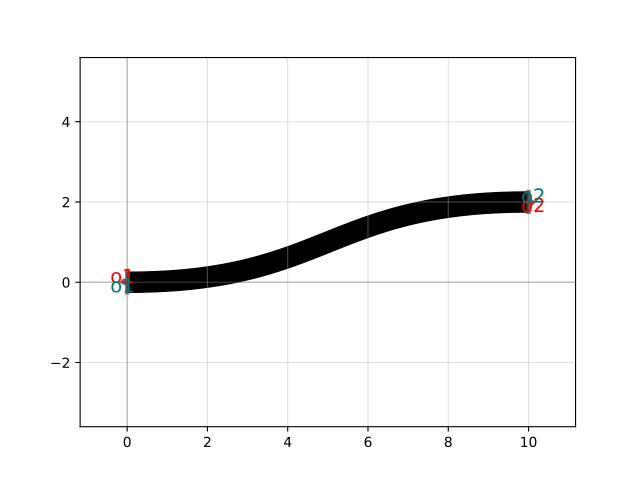

Write Python code to recreate this figure.
import gdsfactory as gf

c = gf.components.bend_s(size=(10.0, 2.0), nb_points=99, with_bbox=False, cross_section='strip')
c.plot()
